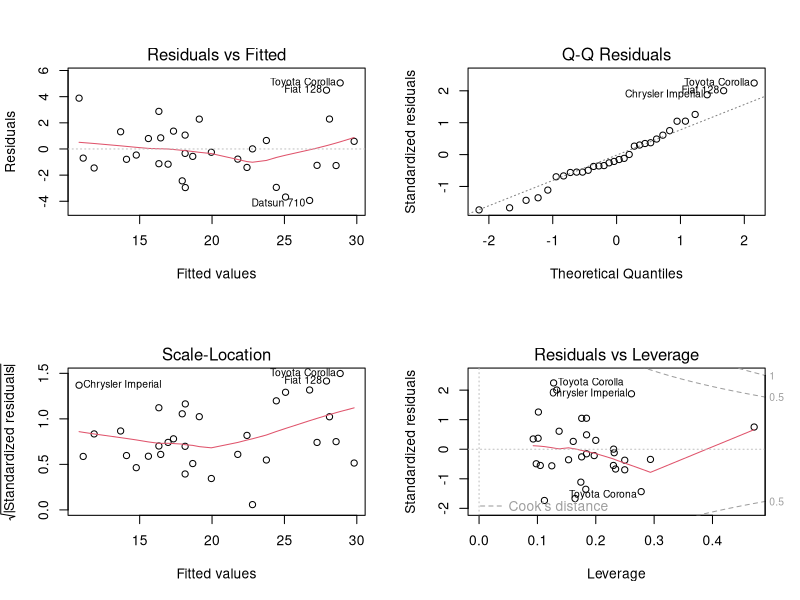
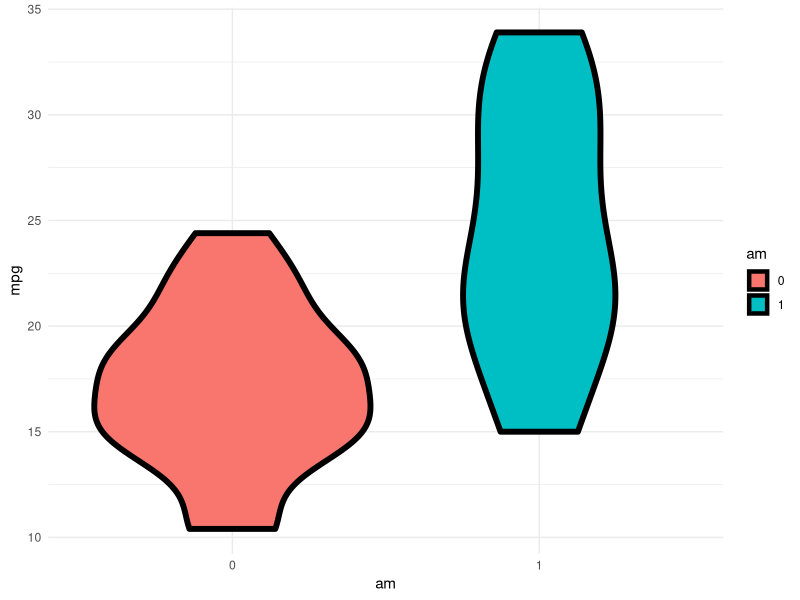

These charts were generated, in order, by the following R code:
## ---- chunk 1
knitr::opts_chunk$set(echo = TRUE)
## ---- chunk 2
data(mtcars)
mtcars$cyl  <- factor(mtcars$cyl)
mtcars$vs   <- factor(mtcars$vs)
mtcars$am   <- factor(mtcars$am)
mtcars$gear <- factor(mtcars$gear)
mtcars$carb <- factor(mtcars$carb)
## ---- chunk 3
t.test(mpg ~ am, data = mtcars)
## ---- chunk 4
model_am <- lm(mpg ~ am, data = mtcars) #Model one includes the transmission variable in order to generate a baseline result
model_all <- lm(mpg ~ ., data = mtcars) #Model two includes all variables
model_step <- step(model_all, direction = "backward", trace = FALSE) #Model three uses a backward selection function
## ---- chunk 5
paste("Model am has an adjusted r squared value of: ", summary(model_am)$adj.r.squared)
paste("Model all has an adjusted r squared value of: ", summary(model_all)$adj.r.squared)
paste("Model step has an adjusted r squared value of: ", summary(model_step)$adj.r.squared)
## ---- chunk 6
anova(model_am, model_step, model_all)
## ---- chunk 7
par(mfrow=c(2, 2))
plot(model_step)
## ---- chunk 8
#Points of interest with respect to influence
influential <- dfbetas(model_step)
tail(sort(influential[,6]),3) #Column 6 refers to transmission type

#Points of interest with respect to leverage
leverage <- hatvalues(model_step)
tail(sort(leverage),3)
## ---- chunk 9
summary(model_step)$coef
## ---- chunk 10
library(ggplot2)
ggplot(mtcars, aes(x=am, y=mpg, fill=am)) +
  geom_violin(colour = "black", size = 2) +
  theme_minimal()
